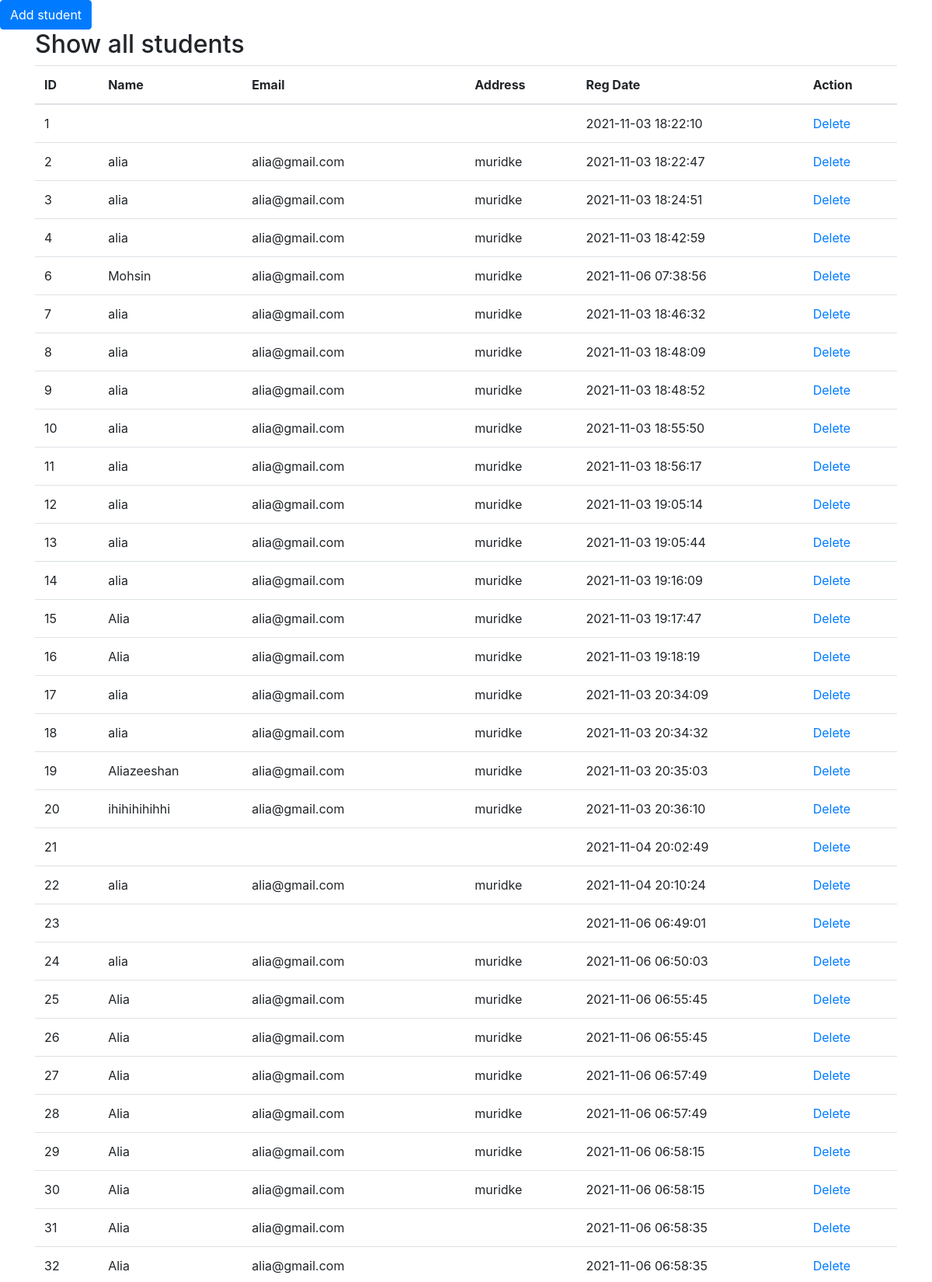
Page /show_all_students.php (upper part) on the committed database.
### tables this page shows
CREATE TABLE `student` (
  `id` int(6) UNSIGNED NOT NULL,
  `Name` varchar(30) NOT NULL,
  `email` varchar(30) NOT NULL,
  `password` varchar(50) NOT NULL,
  `address` varchar(50) NOT NULL,
  `reg_date` timestamp NOT NULL DEFAULT CURRENT_TIMESTAMP ON UPDATE CURRENT_TIMESTAMP
);

### show_all_students.php (the view, shortened to what this page needs)
<!DOCTYPE html>
<html lang="en">
<head>
    <link rel="stylesheet" href="https://maxcdn.bootstrapcdn.com/bootstrap/4.5.2/css/bootstrap.min.css">
</head>
<body>
<a class="btn btn-primary" href="Student.php">Add student</a>
<div class="container">
    <h2>Show all students</h2>
    <table class="table">
        <thead>
        <tr>
            <th>ID</th>
            <th>Name</th>
            <th>Email</th>
            <th>Address</th>
            <th>Reg Date</th>
            <th>Action</th>
        </tr>
        </thead>
        <tbody>
<?php
$servername = "localhost";
$username = "root";
$password = "";
$dbname = "phpform";
$conn = new mysqli($servername, $username, $password, $dbname);
$sql = "SELECT * FROM student";
$result = $conn->query($sql);
if ($result->num_rows > 0) {
    while($row = $result->fetch_assoc()) {
        echo "<tr>
            <td>".$row["id"]."</td>
            <td>".$row["Name"]."</td>
            <td>".$row["email"]."</td>
            <td>".$row["address"]."</td>
            <td>".$row["reg_date"]."</td>
            <td><a href=''>Delete</a></td>
        </tr>";
    }
} else {
    echo "0 results";
}
?>
        </tbody>
    </table>
</div>
</body>
</html>

### rows in the picture
student: id "1", reg_date "2021-11-03 18:22:10"
student: id "2", Name "alia", email "alia@gmail.com", address "muridke", reg_date "2021-11-03 18:22:47"
student: id "3", Name "alia", email "alia@gmail.com", address "muridke", reg_date "2021-11-03 18:24:51"
student: id "4", Name "alia", email "alia@gmail.com", address "muridke", reg_date "2021-11-03 18:42:59"
student: id "6", Name "Mohsin", email "alia@gmail.com", address "muridke", reg_date "2021-11-06 07:38:56"
student: id "7", Name "alia", email "alia@gmail.com", address "muridke", reg_date "2021-11-03 18:46:32"
student: id "8", Name "alia", email "alia@gmail.com", address "muridke", reg_date "2021-11-03 18:48:09"
student: id "9", Name "alia", email "alia@gmail.com", address "muridke", reg_date "2021-11-03 18:48:52"
student: id "10", Name "alia", email "alia@gmail.com", address "muridke", reg_date "2021-11-03 18:55:50"
student: id "11", Name "alia", email "alia@gmail.com", address "muridke", reg_date "2021-11-03 18:56:17"
student: id "12", Name "alia", email "alia@gmail.com", address "muridke", reg_date "2021-11-03 19:05:14"
student: id "13", Name "alia", email "alia@gmail.com", address "muridke", reg_date "2021-11-03 19:05:44"
student: id "14", Name "alia", email "alia@gmail.com", address "muridke", reg_date "2021-11-03 19:16:09"
student: id "15", Name "Alia", email "alia@gmail.com", address "muridke", reg_date "2021-11-03 19:17:47"
student: id "16", Name "Alia", email "alia@gmail.com", address "muridke", reg_date "2021-11-03 19:18:19"
student: id "17", Name "alia", email "alia@gmail.com", address "muridke", reg_date "2021-11-03 20:34:09"
student: id "18", Name "alia", email "alia@gmail.com", address "muridke", reg_date "2021-11-03 20:34:32"
student: id "19", Name "Aliazeeshan", email "alia@gmail.com", address "muridke", reg_date "2021-11-03 20:35:03"
student: id "20", Name "ihihihihihhi", email "alia@gmail.com", address "muridke", reg_date "2021-11-03 20:36:10"
student: id "21", reg_date "2021-11-04 20:02:49"
student: id "22", Name "alia", email "alia@gmail.com", address "muridke", reg_date "2021-11-04 20:10:24"
student: id "23", reg_date "2021-11-06 06:49:01"
student: id "24", Name "alia", email "alia@gmail.com", address "muridke", reg_date "2021-11-06 06:50:03"
student: id "25", Name "Alia", email "alia@gmail.com", address "muridke", reg_date "2021-11-06 06:55:45"
student: id "26", Name "Alia", email "alia@gmail.com", address "muridke", reg_date "2021-11-06 06:55:45"
student: id "27", Name "Alia", email "alia@gmail.com", address "muridke", reg_date "2021-11-06 06:57:49"
student: id "28", Name "Alia", email "alia@gmail.com", address "muridke", reg_date "2021-11-06 06:57:49"
student: id "29", Name "Alia", email "alia@gmail.com", address "muridke", reg_date "2021-11-06 06:58:15"
student: id "30", Name "Alia", email "alia@gmail.com", address "muridke", reg_date "2021-11-06 06:58:15"
student: id "31", Name "Alia", email "alia@gmail.com", reg_date "2021-11-06 06:58:35"
student: id "32", Name "Alia", email "alia@gmail.com", reg_date "2021-11-06 06:58:35"
